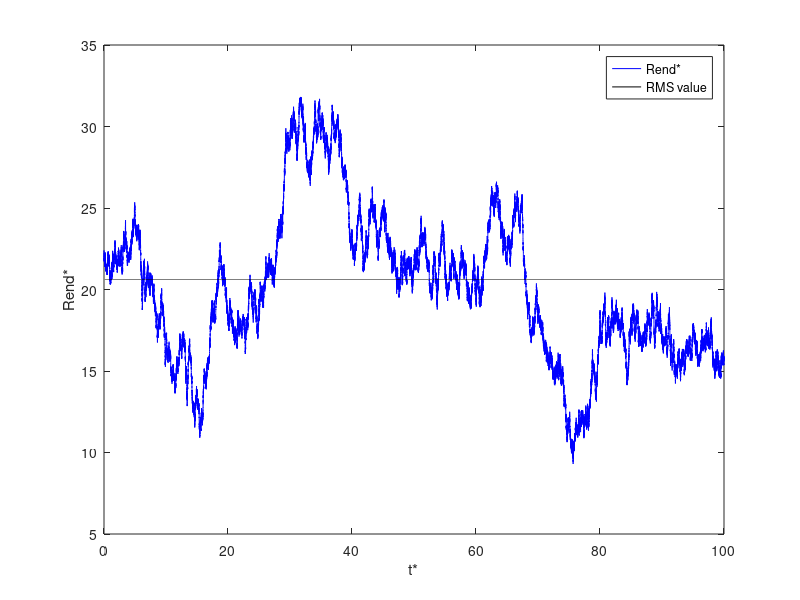

MATLAB code for this plot:
clc
clear
v=500;
delt=0.001;
n=10^5;
r1=zeros(3,1);
r2=zeros(3,1);
r2(1,1)=sqrt(500);
rms=0;
fileid=fopen('diya.txt','w');
fprintf(fileid,"Rend*        delt* \n");

for i= 1:n
    uvector1=2*rand(3,1)-1;
    uvector1=uvector1/norm(uvector1);
    uvector2=2*rand(3,1)-1;
    uvector2=uvector2/norm(uvector2);
    Rend=r2(:,i)-r1(:,i);
    normi(i)=norm(Rend);
    rms=rms+normi(i)^2;
    Rend2=(normi(i)/v)^2;
    S=delt*(3-Rend2)/((1-Rend2)*v);
    r1(:,i+1)=r1(:,i)+ sqrt(6*delt)*uvector1  +  S*Rend;
    r2(:,i+1)=r2(:,i)+ sqrt(6*delt)*uvector2  -  S*Rend;

end
Rend(:,n+1)=r2(:,n+1)-r1(:,n+1);
normi(n+1)=norm(Rend(:,n+1));
rms=sqrt((rms+normi(n+1)^2)/(n+1));
disp("RMS VALUE IS : ")
disp(rms);
time=[0:0.001:n*delt];
rmsv=repelem(rms,n+1);

figure(1)   
plot(  time,normi,'b-',time,rmsv,'k-');
legend("Rend*","RMS value");
xlabel("t*");
ylabel("Rend*");


fprintf(fileid,"%f    %f\n",[normi;time]);
fclose(fileid);